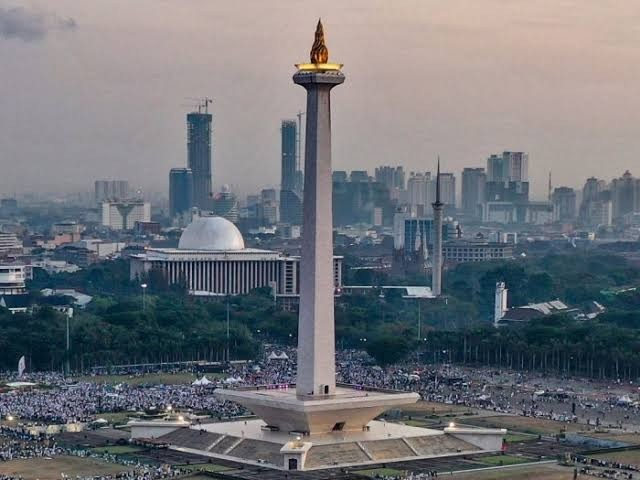
#> input picture 3/Tugu-Monas.jpeg, 640 x 480 px
$ jupyter execute A710190092_Tugas_Annotations_dan_Enhancements.ipynb   (shell and % lines are left out)
#> lines starting #> are read from the running program, lines starting #| are printed output that depends on the picture
# Tugas Computer Vision - Annotations and Enhancements

## Pertama-tama, ganti NIM di nama file ini. Klik <font color="red">File -> Save as... </font>

Lalu isi yang di bawah ini. Untuk mengedit cell ini, double-click di sini.
### NAMA: Andyca Purwoko
### NIM: A710190092

#### Lengkapi kode di bawah dan jalankan

[cell 1]
from time import ctime
from os import getcwd
import sys
nama = "Andyca purwoko"     ## Ganti dengan namamu
NIM = "A710190092"     ## Ganti dengan NIM-mu
kota = "Sampit"     ## Ganti dengan kotamu
print("NAMA:", nama)
print("NIM :", NIM)
print("Kota:", kota)
print(ctime())
print("")
print(getcwd())
print(sys.executable)
print(sys.version)

##  Import the libraries

[cell 2]
## Silakan import semua library yang diperlukan di cell ini
import cv2
import numpy as np
import matplotlib.pyplot as plt

import matplotlib
matplotlib.rcParams['figure.figsize'] = (9.0, 9.0)
from IPython.display import Image

## Image Annotations
Memakai OpenCV, bukalah file tugu monas yang sudah disertakan, lalu:
1. Berilah kotak (warna bebas, pilihlah yang kontrasnya bagus) pada bagian Masjid Istiqlal, lalu beri keterangan (dengan warna huruf yang sama) *di bawahnya* bahwa yang dibingkai adalah masjid istiqlal.
2. Berilah lingkaran pada puncak monas (warna bebas, tapi berbeda dengan yang masjid istiqlal di atas), lalu beri keterangan (dengan warna huruf yang sama) *di sebelah kanannya* bahwa yang dilingkari adalah puncak monas.

Tampilkan hasilnya.

[cell 3]
## Tugu monas:
image = cv2.imread("Tugu-Monas.jpeg", cv2.IMREAD_COLOR)
#> image is the input picture: shape (480, 640, 3); mean B, G, R 120.9, 115, 112.2
manipulation = image.copy()

#majid

cv2.rectangle(manipulation, (110, 200), (300,300), (255, 0, 255), thickness=4, lineType=cv2.LINE_8);

text_masjid = "Masjid Istiqlal"
cv2.putText(manipulation, text_masjid, (110, 330), cv2.FONT_HERSHEY_PLAIN, 1.3, (255, 0, 255), 2, cv2.LINE_AA);

#monas

cv2.circle(manipulation, (320,60), 50, (0, 0, 255), thickness=4, lineType=cv2.LINE_AA);

text_monas = "Puncak Monas"
cv2.putText(manipulation, text_monas, (380, 70), cv2.FONT_HERSHEY_PLAIN, 1.3, (0, 0, 255), 2, cv2.LINE_AA);
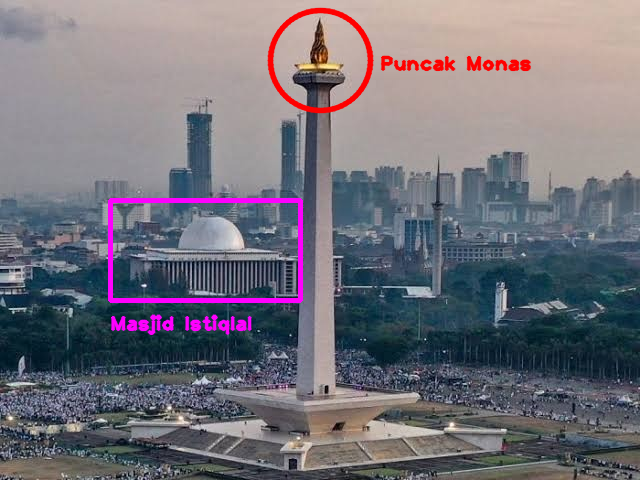
#> manipulation: shape (480, 640, 3); mean B, G, R 121.6, 112.5, 115.5

plt.imshow(manipulation[:,:,::-1])
#> (this line was passed over: IPython is not available in this run)

Memakai OpenCV, bukalah gambar **ikon kotamu** (yang sudah dipakai sejak tugas pertama), lalu:
1. Berilah kotak pada feature yang menonjol, lalu berilah keterangan bentuk / bangunan apakah itu
2. Memakai FONT yang BERBEDA, berilah keterangan di bagian bawahnya, gambar apa itu dan lokasinya di mana

Tampilkan hasilnya.

[cell 4]
## Ikon kota:
image = cv2.imread("tugu1.jpg", cv2.IMREAD_COLOR)
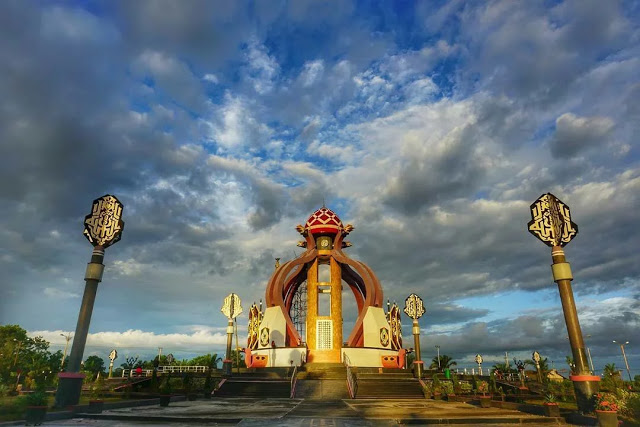
#> input picture 3/tugu1.jpg, 640 x 427 px
#> image is the input picture: shape (427, 640, 3); mean B, G, R 118.6, 112.5, 100.3
tugu = image.copy()

cv2.rectangle(tugu, (280, 200), (360,260), (0, 255, 255), thickness=4, lineType=cv2.LINE_8);

text_kettugu = "Patung Kepala Burung Enggang"
text_tugu = "Tugu Perdamaian Sampit & Madura, Kalimantan Tengah"
cv2.putText(tugu, text_kettugu, (365, 240), 2, 0.5, (0, 255, 255), 1, cv2.LINE_AA);
cv2.putText(tugu, text_tugu, (30, 290), 6, 0.7, (0, 255, 255), 2, cv2.LINE_AA);
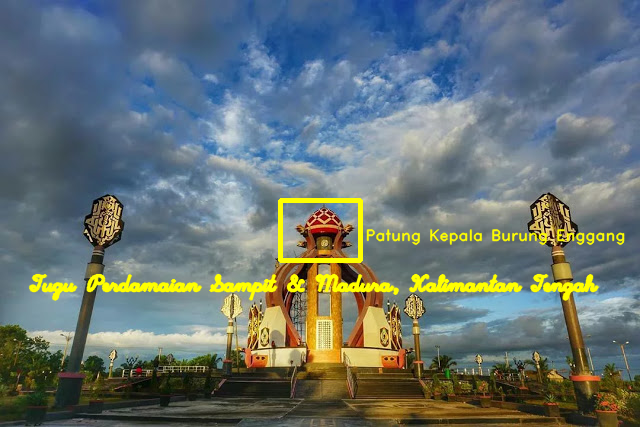
#> tugu: shape (427, 640, 3); mean B, G, R 115.6, 116.2, 104.1


plt.imshow(tugu[:,:,::-1])
#> (this line was passed over: IPython is not available in this run)

## Basic Image Enhancements

### Addition
Memakai OpenCV, bukalah file ikon kotamu, lalu:
1. Di tiap pixel, di tiap channel (BRG), kurangi nilainya sebesar 60
2. Di tiap pixel, di tiap channel (BRG), tambahi nilainya sebesar 60

Tampilkan hasilnya dan beri komentar, apa bedanya dengan gambar aslinya.

[cell 5]
## Ikon kota
img_bgr = cv2.imread("tugu1.jpg",cv2.IMREAD_COLOR)
img_rgb = cv2.cvtColor(img_bgr, cv2.COLOR_BGR2RGB)

matrix = np.ones(img_rgb.shape, dtype = "uint8") * 60
img_rgb_Terang = cv2.add(img_rgb, matrix)
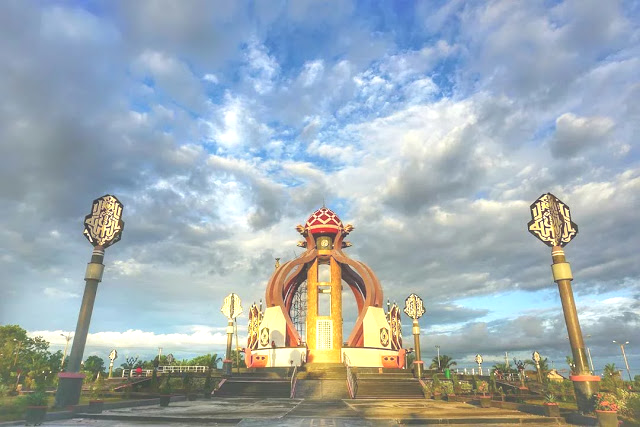
#> img_rgb_Terang: shape (427, 640, 3); mean R, G, B 159.5, 172.2, 178.4
img_rgb_Gelap   = cv2.subtract(img_rgb, matrix)
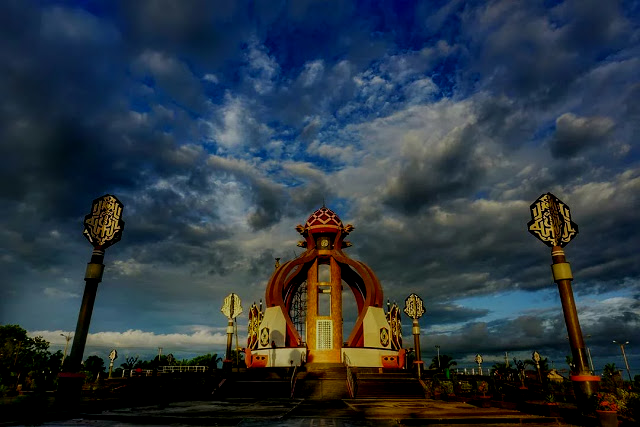
#> img_rgb_Gelap: shape (427, 640, 3); mean R, G, B 43, 54.8, 65

plt.figure(figsize=[18,5])
#> (this line was passed over: IPython is not available in this run)
plt.subplot(131); plt.imshow(img_rgb_Gelap);  plt.title("Gelap");
#> (this line was passed over: IPython is not available in this run)
#> (this line was passed over: IPython is not available in this run)
#> (this line was passed over: IPython is not available in this run)
plt.subplot(132); plt.imshow(img_rgb);         plt.title("Original");
#> (this line was passed over: IPython is not available in this run)
plt.subplot(133); plt.imshow(img_rgb_Terang);plt.title("Terang");
